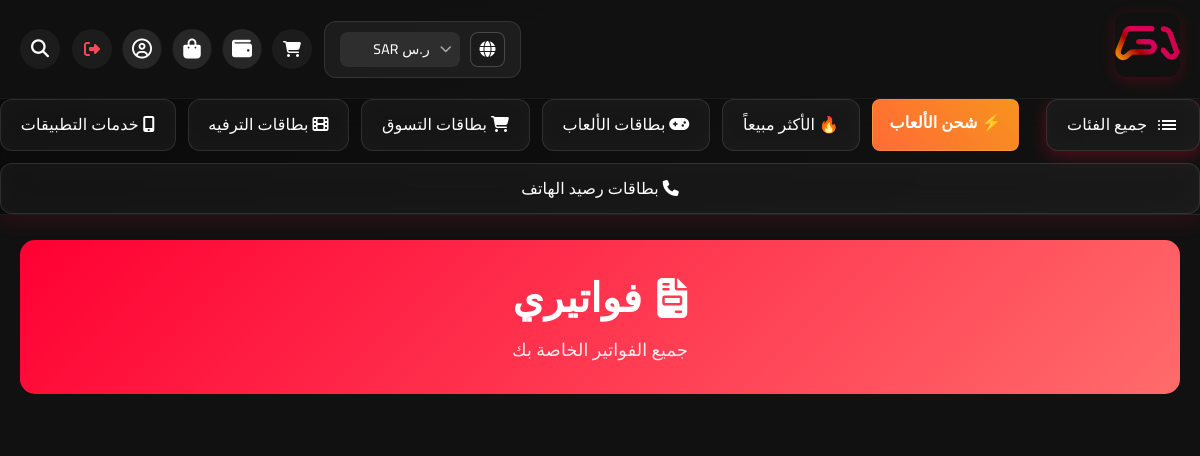
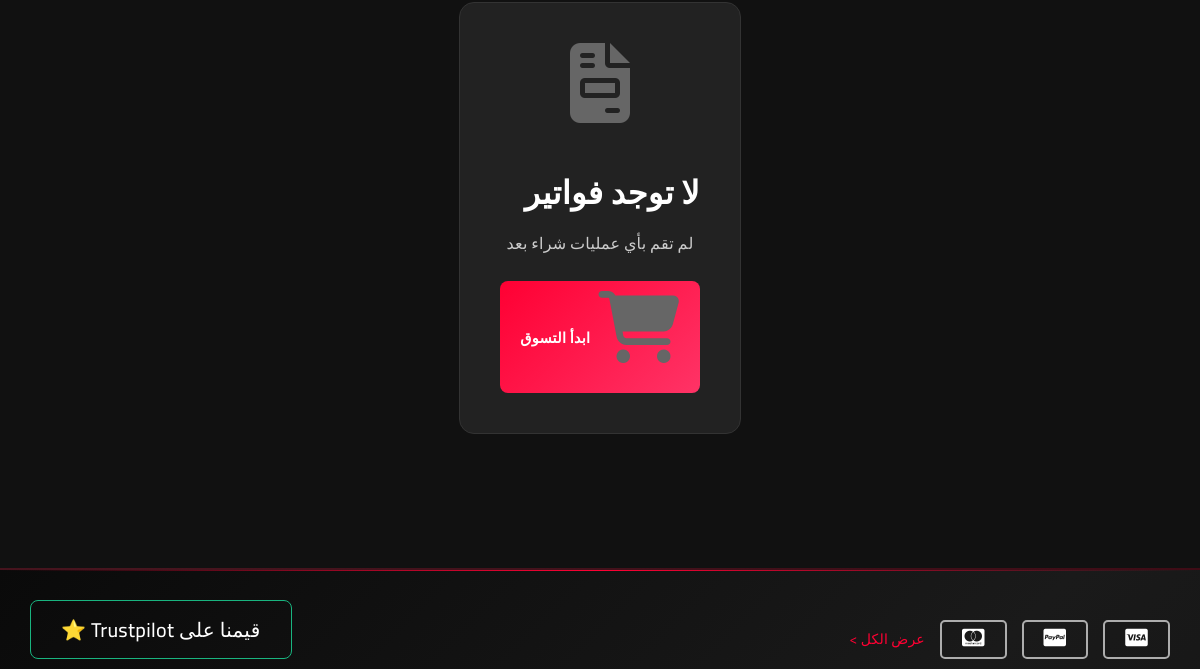
/invoices (signed in, upper part), run on an earlier commit of the app's database (2 pictures, top to bottom).
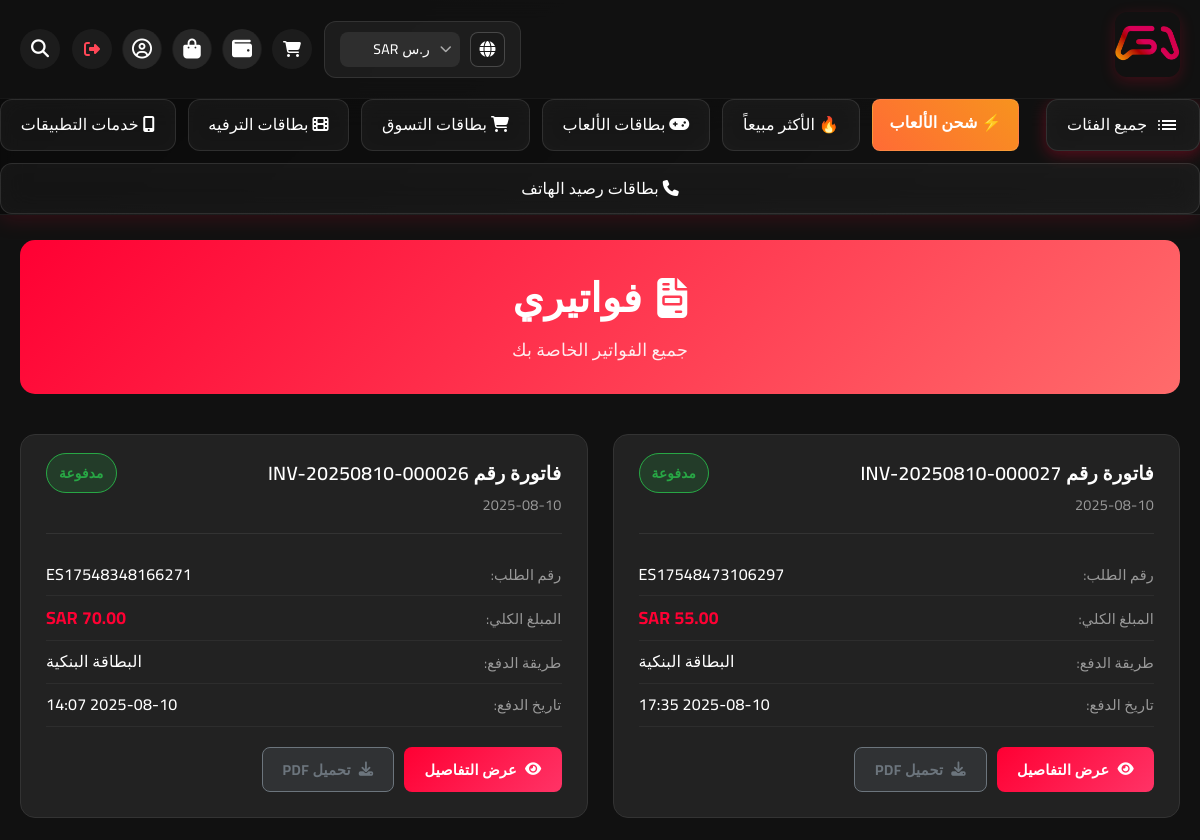
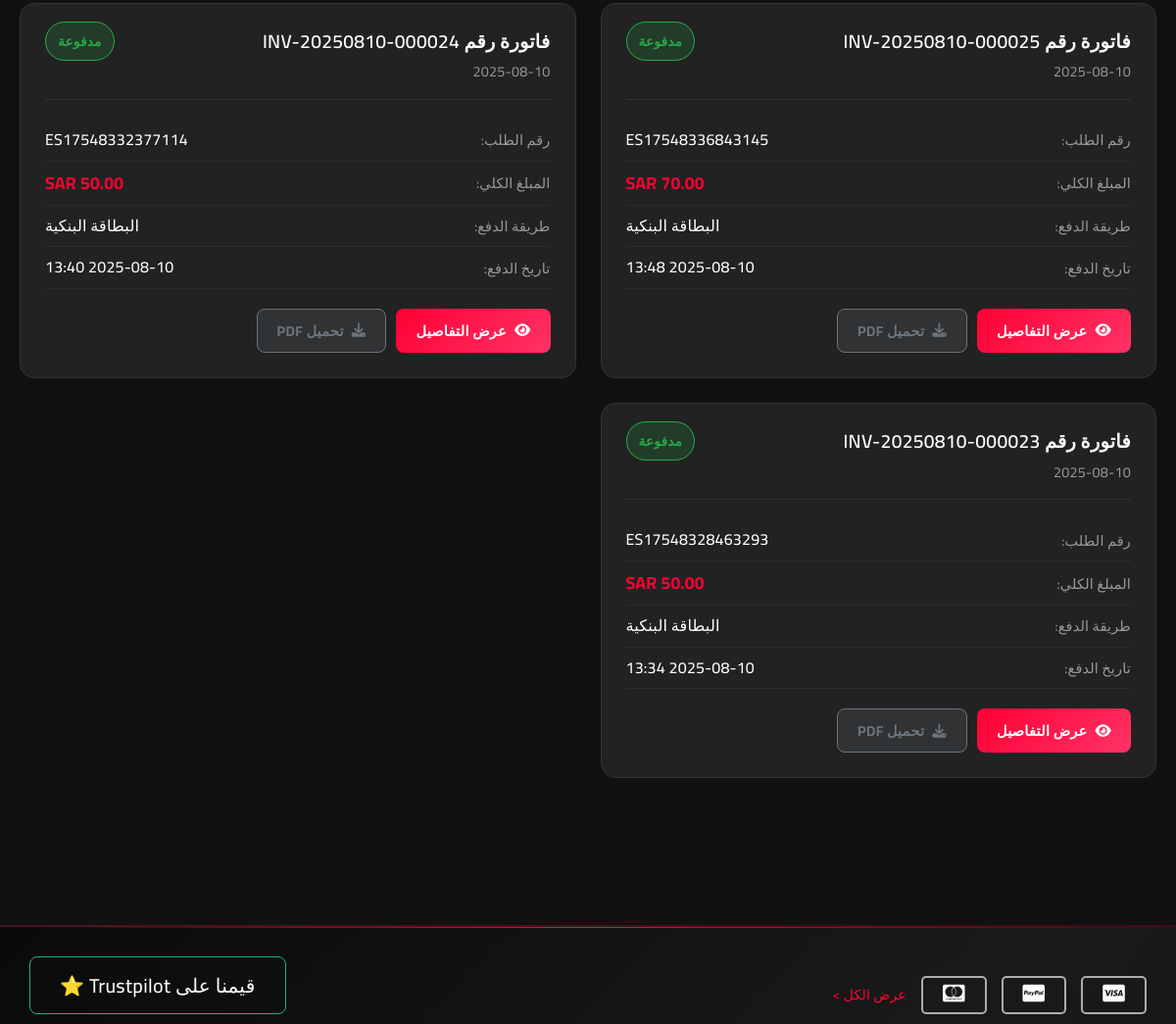
And on a later commit of the database (2 pictures, top to bottom).
### models.py (models this page shows, shortened)
class Category(db.Model):
    id = db.Column(db.Integer, primary_key=True)
    name = db.Column(db.String(100), nullable=False)
    name_en = db.Column(db.String(100))  # الاسم بالإنجليزية
    description = db.Column(db.Text)
    icon_class = db.Column(db.String(100))  # أيقونة FontAwesome
    image_url = db.Column(db.String(500))
    show_in_header = db.Column(db.Boolean, default=True)  # إظهار في الهيدر
    show_in_footer = db.Column(db.Boolean, default=True)  # إظهار في الفوتر
    is_active = db.Column(db.Boolean, default=True)
    display_order = db.Column(db.Integer, default=0)
    created_at = db.Column(db.DateTime, default=datetime.utcnow)
    subcategories = db.relationship('Subcategory', backref='parent_category', lazy=True, cascade='all, delete-orphan')

class Invoice(db.Model):
    id = db.Column(db.Integer, primary_key=True)
    invoice_number = db.Column(db.String(50), unique=True, nullable=False)
    order_id = db.Column(db.Integer, db.ForeignKey('order.id'), nullable=False, unique=True)
    user_id = db.Column(db.Integer, db.ForeignKey('user.id'), nullable=False)
    subtotal = db.Column(db.Numeric(10, 2), nullable=False)
    tax_amount = db.Column(db.Numeric(10, 2), default=0.00)
    discount_amount = db.Column(db.Numeric(10, 2), default=0.00)
    total_amount = db.Column(db.Numeric(10, 2), nullable=False)
    currency = db.Column(db.String(3), default='SAR')
    payment_method = db.Column(db.String(50))
    payment_status = db.Column(db.String(20), default='pending')
    paid_amount = db.Column(db.Numeric(10, 2), default=0.00)
    customer_name = db.Column(db.String(100))
    customer_email = db.Column(db.String(120))
    customer_phone = db.Column(db.String(20))
    customer_type = db.Column(db.String(20))
    invoice_date = db.Column(db.DateTime, default=datetime.utcnow)
    due_date = db.Column(db.DateTime)
    paid_date = db.Column(db.DateTime)
    created_at = db.Column(db.DateTime, default=datetime.utcnow)
    updated_at = db.Column(db.DateTime, default=datetime.utcnow, onupdate=datetime.utcnow)
    notes = db.Column(db.Text)
    pdf_file_path = db.Column(db.String(300))
    order = db.relationship('Order', backref=db.backref('invoice', uselist=False))
    user = db.relationship('User', backref='invoices')

class Order(db.Model):
    id = db.Column(db.Integer, primary_key=True)
    user_id = db.Column(db.Integer, db.ForeignKey('user.id'), nullable=False)
    order_number = db.Column(db.String(50), unique=True, nullable=False)
    total_amount = db.Column(db.Numeric(10, 2), nullable=False)
    currency = db.Column(db.String(3), default='SAR')
    payment_method = db.Column(db.String(50))
    payment_status = db.Column(db.String(20), default='pending')
    order_status = db.Column(db.String(20), default='pending')
    created_at = db.Column(db.DateTime, default=datetime.utcnow)
    excel_file_path = db.Column(db.String(500))  # مسار ملف Excel المحفوظ
    items = db.relationship('OrderItem', backref='order', lazy=True)
    codes = db.relationship('ProductCode', backref='order', lazy=True)

### routes.py (the view)
@main.route('/invoices')
@login_required
def user_invoices():
    page = request.args.get('page', 1, type=int)
    invoices = Invoice.query.filter_by(user_id=current_user.id)\
                           .order_by(Invoice.created_at.desc())\
                           .paginate(page=page, per_page=10, error_out=False)
    return render_template('user_invoices.html', invoices=invoices)

### templates/user_invoices.html (shortened to what this page needs)
{% extends "base.html" %}
{% block content %}
<div class="invoices-container">
    <div class="invoices-header">
        <h1>
            <i class="fas fa-file-invoice"></i>
            فواتيري
        </h1>
        <p>جميع الفواتير الخاصة بك</p>
    </div>
    {% if invoices.items %}
    <div class="invoices-grid">
        {% for invoice in invoices.items %}
        <div class="invoice-card">
            <div class="invoice-header">
                <div class="invoice-number">
                    <h3>فاتورة رقم {{ invoice.invoice_number }}</h3>
                    <span class="invoice-date">{{ invoice.invoice_date.strftime('%Y-%m-%d') }}</span>
                </div>
                <div class="invoice-status">
                    <span class="status-badge status-{{ invoice.payment_status }}">
                        {% if invoice.payment_status == 'completed' %}
                            مدفوعة
                        {% elif invoice.payment_status == 'pending' %}
                            معلقة
                        {% elif invoice.payment_status == 'failed' %}
                            فاشلة
                        {% endif %}
                    </span>
                </div>
            </div>
            <div class="invoice-details">
                <div class="detail-row">
                    <span class="label">رقم الطلب:</span>
                    <span class="value">{{ invoice.order.order_number }}</span>
                </div>
                <div class="detail-row">
                    <span class="label">المبلغ الكلي:</span>
                    <span class="value amount">{{ invoice.total_amount }} {{ invoice.currency }}</span>
                </div>
                <div class="detail-row">
                    <span class="label">طريقة الدفع:</span>
                    <span class="value">
                        {% if invoice.payment_method == 'wallet' %}
                            المحفظة الإلكترونية
                        {% elif invoice.payment_method and 'card' in invoice.payment_method %}
                            البطاقة البنكية
                        {% else %}
                            {{ invoice.payment_method or 'غير محدد' }}
                        {% endif %}
                    </span>
                </div>
                {% if invoice.paid_date %}
                <div class="detail-row">
                    <span class="label">تاريخ الدفع:</span>
                    <span class="value">{{ invoice.paid_date.strftime('%Y-%m-%d %H:%M') }}</span>
                </div>
                {% endif %}
            </div>
            <div class="invoice-actions">
                <a href="{{ url_for('main.view_invoice', invoice_id=invoice.id) }}"
                   class="btn btn-primary">
                    <i class="fas fa-eye"></i>
                    عرض التفاصيل
                </a>
                {% if invoice.pdf_file_path %}
                <a href="{{ url_for('main.download_invoice', invoice_id=invoice.id) }}"
                   class="btn btn-secondary">
                    <i class="fas fa-download"></i>
                    تحميل PDF
                </a>
                {% endif %}
            </div>
        </div>
        {% endfor %}
    </div>
    {% else %}
    <div class="empty-invoices">
        <div class="empty-content">
            <i class="fas fa-file-invoice"></i>
            <h2>لا توجد فواتير</h2>
            <p>لم تقم بأي عمليات شراء بعد</p>
            <a href="{{ url_for('main.index') }}" class="btn btn-primary">
                <i class="fas fa-shopping-cart"></i>
                ابدأ التسوق
            </a>
        </div>
    </div>
    {% endif %}
</div>
{% endblock %}

### templates/base.html (shortened to what the changed rows need)
<!DOCTYPE html>
<html lang="ar" dir="rtl">
<head>
    <link rel="stylesheet" href="{{ url_for('static', filename='css/style.css') }}">
    <link rel="stylesheet" href="{{ url_for('static', filename='css/design-system.css') }}">
    <link rel="stylesheet" href="{{ url_for('static', filename='css/header-footer-enhanced.css') }}">
    <link rel="stylesheet" href="{{ url_for('static', filename='css/tawk-simple.css') }}">
    <link rel="stylesheet" href="{{ url_for('static', filename='css/tawk-chat-only.css') }}">
    <link rel="stylesheet" href="https://cdnjs.cloudflare.com/ajax/libs/font-awesome/6.5.0/css/all.min.css">
    <link rel="stylesheet" href="https://cdn.jsdelivr.net/npm/swiper@11/swiper-bundle.min.css">
</head>
<body>
    <header class="header">
        <nav class="nav-bar">
            <div class="nav-links">
                <a class="menu" href="{{ url_for('main.all_categories') }}">
                    <span>جميع الفئات</span>
                </a>
                <a href="{{ url_for('main.charge_page') }}" style="background: linear-gradient(45deg, #ff6b35, #f7931e); color: white; border-radius: 8px; padding: 10px 15px; font-weight: bold;">
                    ⚡ شحن الألعاب
                </a>
                <a href="#">🔥 الأكثر مبيعاً</a>
                {% for category in main_categories %}
                    <a href="{{ url_for('main.category_products', category_id=category.id, slug=category.name|create_slug) }}">
                        {% if category.icon_class %}
                            <i class="{{ category.icon_class }}"></i>
                        {% endif %}
                        {{ category.name }}
                    </a>
                {% endfor %}
            </div>
        </nav>
    </header
    >
    <main>
        {% block content %}{% endblock %}
    </main>
</body>
</html>

What changed in the data, as far as the page shows it:
added Invoice: invoice_number "INV-20250810-000027", invoice_date "2025-08-10", payment_status "مدفوعة", order.order_number "ES17548473106297", currency "SAR", shows "البطاقة البنكية", paid_date "2025-08-10 17:35"
added Invoice: invoice_number "INV-20250810-000026", invoice_date "2025-08-10", payment_status "مدفوعة", order.order_number "ES17548348166271", currency "SAR", shows "البطاقة البنكية", paid_date "2025-08-10 14:07"
added Invoice: invoice_number "INV-20250810-000025", invoice_date "2025-08-10", payment_status "مدفوعة", order.order_number "ES17548336843145", currency "SAR", shows "البطاقة البنكية", paid_date "2025-08-10 13:48"
added Invoice: invoice_number "INV-20250810-000024", invoice_date "2025-08-10", payment_status "مدفوعة", order.order_number "ES17548332377114", currency "SAR", shows "البطاقة البنكية", paid_date "2025-08-10 13:40"
added Invoice: invoice_number "INV-20250810-000023", invoice_date "2025-08-10", payment_status "مدفوعة", order.order_number "ES17548328463293", currency "SAR", payment_method "البطاقة البنكية", paid_date "2025-08-10 13:34"
Also different on the page:
text no longer shown: "لا توجد فواتير لم تقم بأي عمليات شراء بعد ابدأ التسوق"
